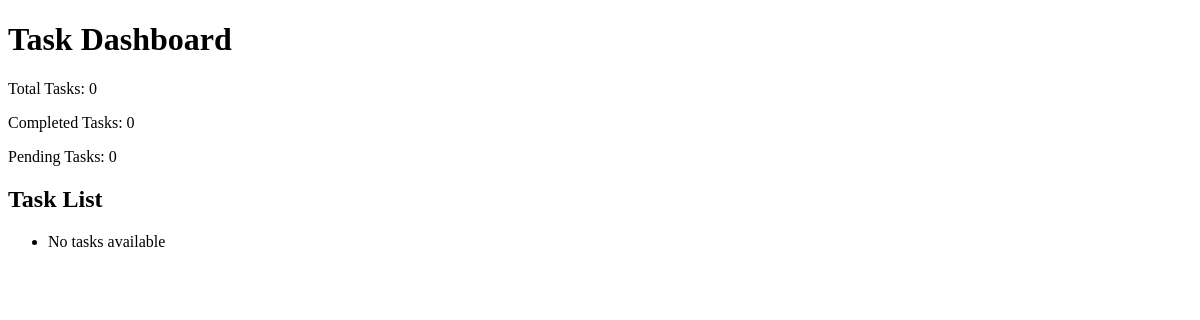
Before: / with the older database file.
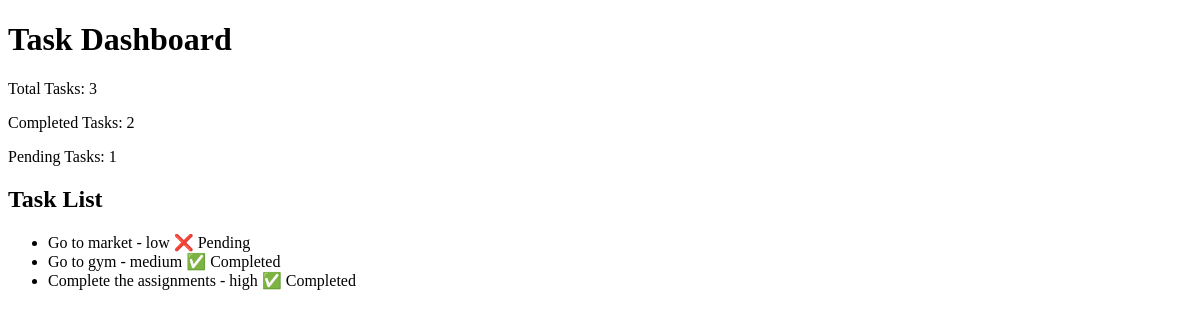
After: the same page with the newer database file.
### home/models.py (models this page shows, shortened)
class Task(models.Model):
    title = models.CharField(max_length=255)
    completed = models.BooleanField(default=False)
    PRIORITY_CHOICES = [
        ('low','Low'),
        ('medium','Medium'),
        ('high','High')
    ]
    priority = models.CharField(max_length=10, choices=PRIORITY_CHOICES, default='medium')
    created_at = models.DateTimeField(auto_now_add=True)

### home/views.py (the view)
# urls.py: path('', views.index, name='home'),
def index(request):
    tasks = Task.objects.all()
    completed = tasks.filter(completed=True).count()
    pending = tasks.filter(completed=False).count()
    context = {
        "tasks": tasks,
        "total": tasks.count(),
        "completed": completed,
        "pending": pending
    }
    return render(request, "index.html", context)

### templates/index.html (shortened to what this page needs)
<!DOCTYPE html>
<html>
<head>
</head>
<body>
<h1>Task Dashboard</h1>
<p>Total Tasks: {{ total }}</p>
<p>Completed Tasks: {{ completed }}</p>
<p>Pending Tasks: {{ pending }}</p>
<h2>Task List</h2>
<ul>
{% for task in tasks %}
    <li>
        {{ task.title }} - {{ task.priority }}
        {% if task.completed %}
            ✅ Completed
        {% else %}
            ❌ Pending
        {% endif %}
    </li>
{% empty %}
    <li>No tasks available</li>
{% endfor %}
</ul>
</body>
</html>

Changed rows visible on the page:
added Task: title "Go to market", priority "low", completed "❌ Pending"
added Task: title "Go to gym", priority "medium", completed "✅ Completed"
added Task: title "Complete the assignments", priority "high", completed "✅ Completed"
Other visible differences:
{{ total }}: "0" → "3"
{{ completed }}: "0" → "2"
{{ pending }}: "0" → "1"
text no longer shown: "No tasks available"
